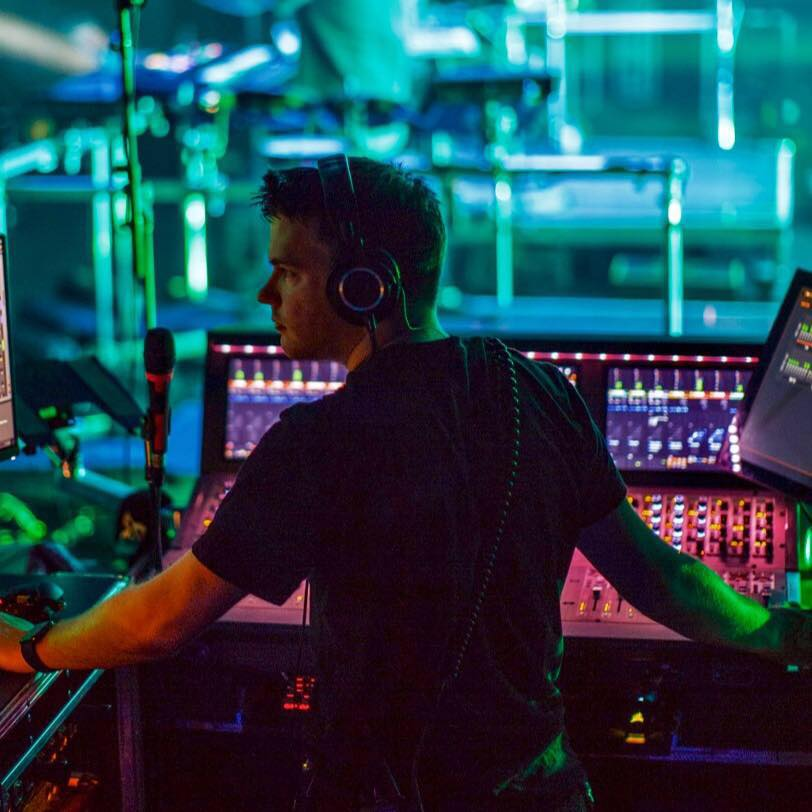
//> input picture tk/ray.jpg, 812 x 812 px
$ ./imageread   (built with g++ and OpenCV 4, older OpenCV classes emulated)
//> lines starting //> are read from the running program, lines starting //| are printed output that depends on the picture; after the words box and inside, x2 and y2 are one past the last pixel; in counts of white or black regions, pixels touching at a corner belong together
#include <opencv2/imgproc/imgproc.hpp>
#include <opencv2/highgui/highgui.hpp>
#include <opencv2/features2d/features2d.hpp>
#include <opencv2/video/video.hpp>
using namespace cv;
void video();
int main(int argc, char const *argv[]) {
  cv::Mat ray = cv::imread("ray.jpg");
//> ray is the input picture: 812 rows x 812 cols, CV_8UC3; mean B, G, R 78.6, 67.4, 34.5
  cv::Mat dst;

  video();


  return 0;
}


void process(){
  Mat img_processed, img;
  resize(img,img_processed,Size(img.cols/2,img.rows/2));

  Mat R = getRotationMatrix2D(Point2f(img.cols/2,img.rows/2),45,1);

  warpAffine(img, img_processed,R,img.size());

  Canny(img,img_processed,200,300);

  for (size_t i = 1; i < 20; i+=2) {
    Mat img_blurred;
    cv::blur(img,img_blurred,Size(i,i));
    cv::Canny(img_blurred,img_processed,100,150);


      cv::imshow("img",img);
      cv::imshow("img_blurred",img_blurred);
      cv::imshow("resize",img_processed);
      cv::waitKey();
  }
}


void video(){

  cv::Mat img,img_prev;
  cv::VideoCapture input(0);
  cv::OrbFeatureDetector detector;
  std::vector<KeyPoint> keypoints;
  std::vector<Point2f> points,points_prev;
  std::vector<uchar> status;
  std::vector<float> error;


  input.read(img);
  detector(img,Mat(),keypoints);
//> keypoints = 500 keypoints; strongest (x, y, size): (749, 359, 31), (649, 357, 44.6), (725, 359, 37.2), (736, 469, 44.6)
  KeyPoint::convert(keypoints,points);
//> points = 500 Points (x, y), first 12: [250, 351], [528, 355], [552, 355], [742, 391], [556, 353], [533, 353], [605, 355], [626, 355], [629, 356], [674, 356], [676, 356], [600, 357]
  img.copyTo(img_prev);
  points_prev = points;
//> points_prev has the same summary as points

  for (;;)
  {
    if (!input.read(img))
    {  break;
    }

      calcOpticalFlowPyrLK(
        img_prev, img, points_prev,points,status,error);
//> status = 500 values from 1 to 1
        img.copyTo(img_prev);

    for (int i = 0; i < points.size(); i++) {
      circle(img,points[i] ,2,Scalar(0,2,norm(points_prev[i]-points[i])*20),3);
    }
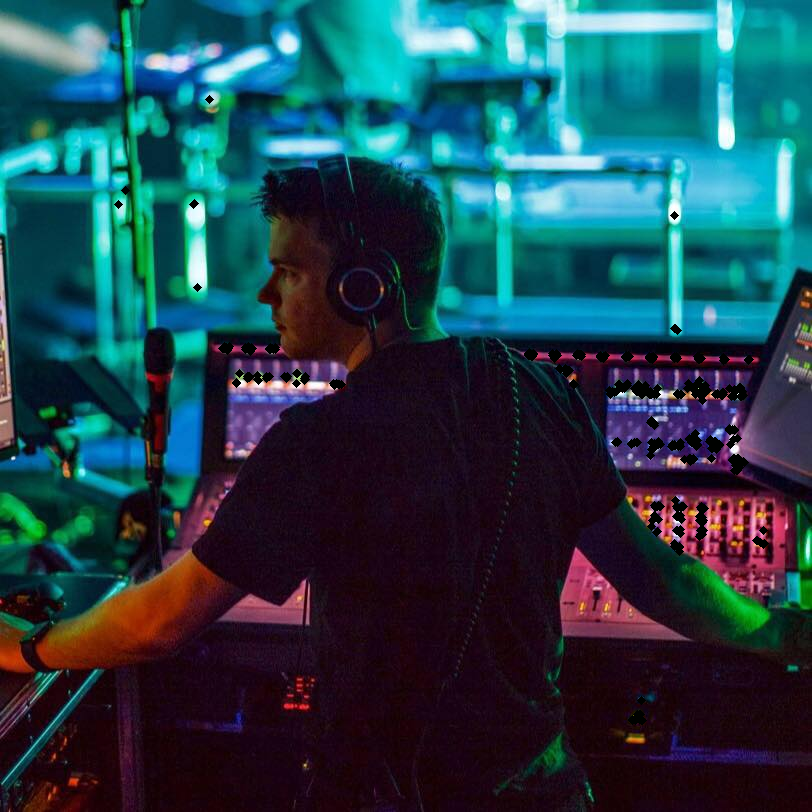
//> img: 812 rows x 812 cols, CV_8UC3; 1.07% of pixels changed, all inside (x1, y1, x2, y2) = (114, 95, 769, 725)
    points_prev = points;
    cv::imshow("img",img);

    char c = cv::waitKey(30);
//> the Esc key is pressed

    if(c==' ')
      break;
  }
//> after the loop, error = 500 values from 0 to 0
}
